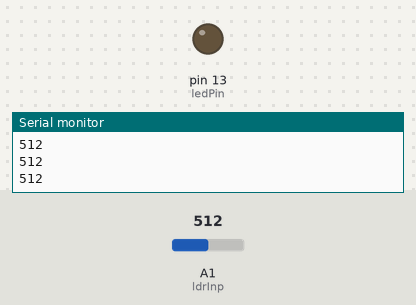
Simulated run of this sketch. Board: Arduino Uno, built with avr-gcc and run on an emulated ATmega328P. Shown: output pins drawn as LEDs (lit = HIGH), the last lines printed to the serial monitor. The inputs (shaded band) are chosen by the test bench; at power-on: A1 (ldrInp) = 512.

Above: at 1.2 s.
1.3 s: A1 (ldrInp) set to 21
2.8 s: A1 (ldrInp) set to 18
At 4.0 s:
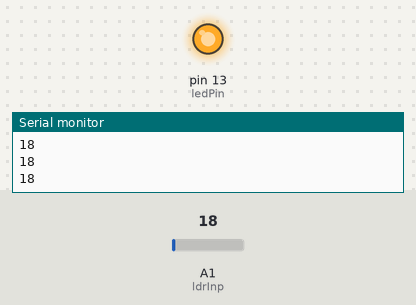
4.3 s: A1 (ldrInp) set to 122
At 5.2 s:
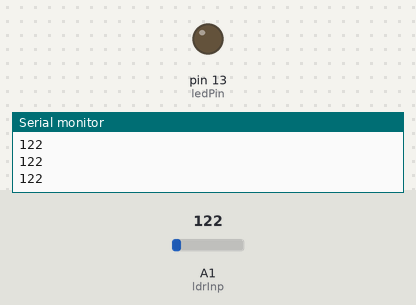
5.8 s: A1 (ldrInp) set to 10
At 6.4 s:
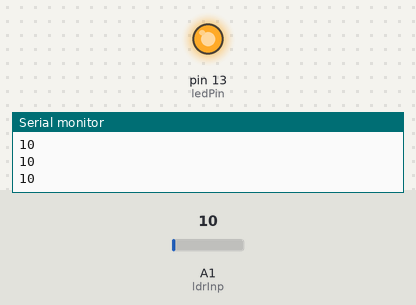
Timing chart, 0 to 8.3 s (numbered marks = the images above; inputs shaded):
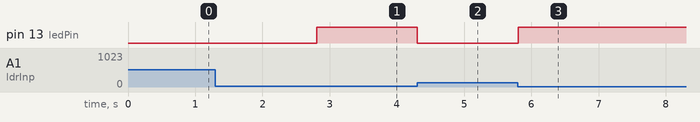

The sketch:

ldrSensor.ino
```cpp
int ledPin = 13;
int ldrInp = A1;

void setup() {
  pinMode(ledPin, OUTPUT);
  pinMode(ldrInp, INPUT);
  Serial.begin(9600);
}

void loop() {
  int ldrValue = analogRead(ldrInp);

  Serial.println(ldrValue);

  if (ldrValue < 20)
  {
    digitalWrite(ledPin, HIGH);
  }
  else{
    digitalWrite(ledPin, LOW);
  }
}
```

Measured:
- the behaviour switches between 20 and 19 on A1 (ldrInp) (found by bisection; images 0 and 1)
- after the input at 2.8 s, pin 13 (ledPin): LOW → HIGH at once
- after the input at 4.3 s, pin 13 (ledPin): HIGH → LOW at once
- after the input at 5.8 s, pin 13 (ledPin): LOW → HIGH at once
